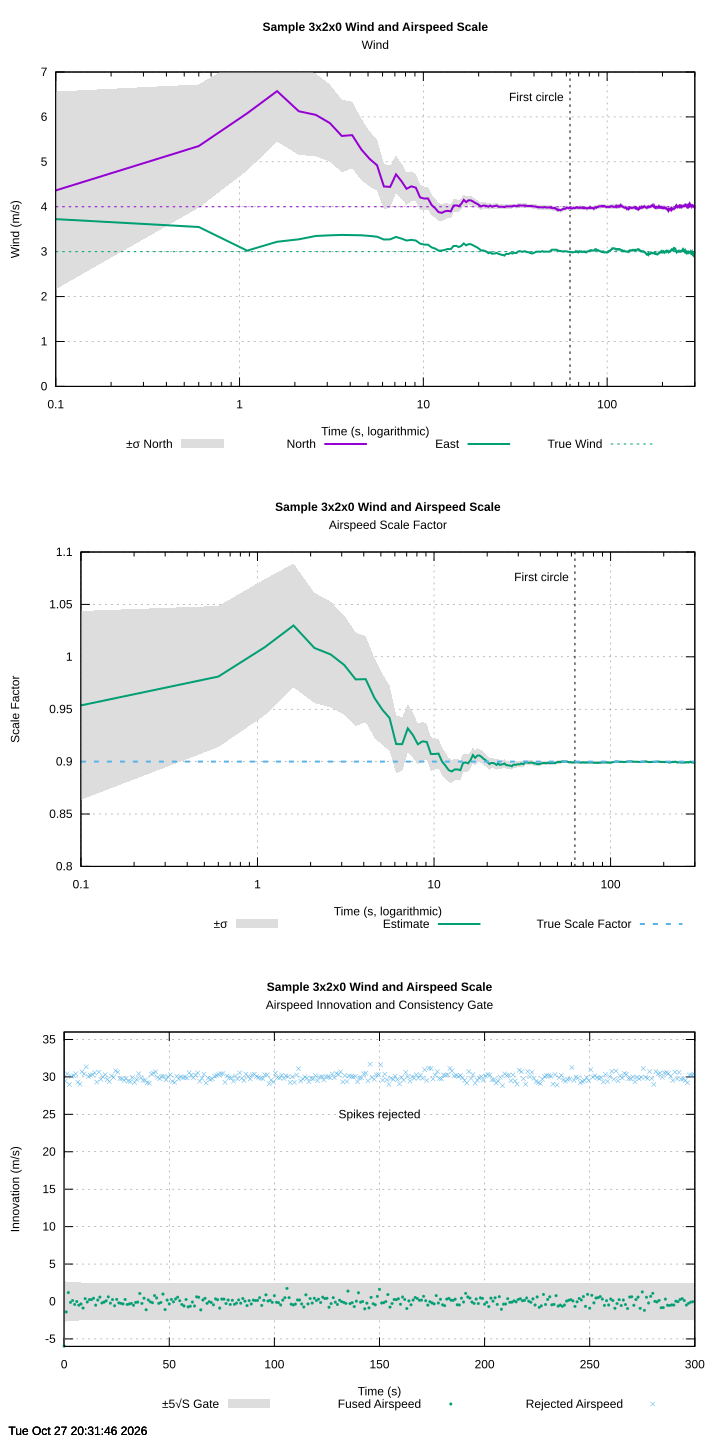

Source code (gnuplot):
#!/usr/bin/gnuplot
#  _  __          _      __  __          _   _
# | |/ /    /\   | |    |  \/  |   /\   | \ | |
# | ' /    /  \  | |    | \  / |  /  \  |  \| |
# |  <    / /\ \ | |    | |\/| | / /\ \ | . ` |
# | . \  / ____ \| |____| |  | |/ ____ \| |\  |
# |_|\_\/_/    \_\______|_|  |_/_/    \_\_| \_|

# Kalman Filter
# Version 0.7.0
# https://github.com/FrancoisCarouge/Kalman

# SPDX-License-Identifier: Unlicense

# This is free and unencumbered software released into the public domain.

# Anyone is free to copy, modify, publish, use, compile, sell, or
# distribute this software, either in source code form or as a compiled
# binary, for any purpose, commercial or non-commercial, and by any
# means.

# In jurisdictions that recognize copyright laws, the author or authors
# of this software dedicate any and all copyright interest in the
# software to the public domain. We make this dedication for the benefit
# of the public at large and to the detriment of our heirs and
# successors. We intend this dedication to be an overt act of
# relinquishment in perpetuity of all present and future rights to this
# software under copyright law.

# THE SOFTWARE IS PROVIDED "AS IS", WITHOUT WARRANTY OF ANY KIND,
# EXPRESS OR IMPLIED, INCLUDING BUT NOT LIMITED TO THE WARRANTIES OF
# MERCHANTABILITY, FITNESS FOR A PARTICULAR PURPOSE AND NONINFRINGEMENT.
# IN NO EVENT SHALL THE AUTHORS BE LIABLE FOR ANY CLAIM, DAMAGES OR
# OTHER LIABILITY, WHETHER IN AN ACTION OF CONTRACT, TORT OR OTHERWISE,
# ARISING FROM, OUT OF OR IN CONNECTION WITH THE SOFTWARE OR THE USE OR
# OTHER DEALINGS IN THE SOFTWARE.

# For more information, please refer to <https://unlicense.org>

set terminal svg enhanced background rgb "white" size 720,1440
set datafile separator ","
set output "kalman/sample/ekf_3x2x0_wind_airspeed_scale_unit/ekf_3x2x0_wind_airspeed_scale_unit.svg"
set timestamp
set grid
set key bmargin center horizontal

DATA = "/tmp/kalman/ekf_3x2x0_wind_airspeed_scale_unit.csv"

set multiplot layout 3,1

# The first two panels show the time on a logarithmic scale to show the
# convergence within the first circle, the time of each update offset by a
# step.
set xlabel "Time (s, logarithmic)"
set logscale x
set xrange [0.1:300]
set arrow 1 from 62.8, graph 0 to 62.8, graph 1 nohead dashtype 2
set label 1 "First circle" at 58, graph 0.92 right

set title "{/:Bold Sample 3x2x0 Wind and Airspeed Scale}\nWind"
set ylabel "Wind (m/s)"
set yrange [0:7]
plot DATA using ($1 + 0.1):($2 - $4):($2 + $4) with filledcurves fillcolor rgb "#dddddd" fillstyle solid noborder title "±σ North", \
  DATA using ($1 + 0.1):2 with lines linewidth 2 linecolor 1 title "North", \
  DATA using ($1 + 0.1):3 with lines linewidth 2 linecolor 2 title "East", \
  4 with lines dashtype 2 linecolor 1 notitle, \
  3 with lines dashtype 2 linecolor 2 title "True Wind"

set title "{/:Bold Sample 3x2x0 Wind and Airspeed Scale}\nAirspeed Scale Factor"
set ylabel "Scale Factor"
set yrange [0.8:1.1]
plot DATA using ($1 + 0.1):($6 - $7):($6 + $7) with filledcurves fillcolor rgb "#dddddd" fillstyle solid noborder title "±σ", \
  DATA using ($1 + 0.1):6 with lines linewidth 2 title "Estimate", \
  0.9 with lines dashtype 2 linewidth 2 title "True Scale Factor"

unset logscale x
unset arrow 1
unset label 1
set xrange [0:300]
set xlabel "Time (s)"

set title "{/:Bold Sample 3x2x0 Wind and Airspeed Scale}\nAirspeed Innovation and Consistency Gate"
set ylabel "Innovation (m/s)"
set yrange [-6:36]
set label 2 "Spikes rejected" at 150, 25 center
plot DATA using 1:(-$9):9 with filledcurves fillcolor rgb "#dddddd" fillstyle solid noborder title "±5√S Gate", \
  DATA using 1:($12 == 1 ? $8 : NaN) with points pointtype 7 pointsize 0.3 title "Fused Airspeed", \
  DATA using 1:($12 == 0 ? $8 : NaN) with points pointtype 2 pointsize 0.5 title "Rejected Airspeed"
